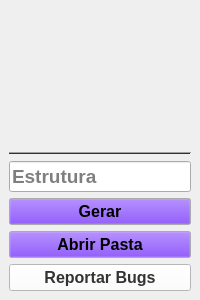
<?xml version="1.0" encoding="UTF-8"?>
<ui version="4.0">
 <class>mainWindow</class>
 <widget class="QMainWindow" name="mainWindow">
  <property name="windowModality">
   <enum>Qt::NonModal</enum>
  </property>
  <property name="enabled">
   <bool>true</bool>
  </property>
  <property name="geometry">
   <rect>
    <x>0</x>
    <y>0</y>
    <width>200</width>
    <height>300</height>
   </rect>
  </property>
  <property name="sizePolicy">
   <sizepolicy hsizetype="Preferred" vsizetype="Preferred">
    <horstretch>0</horstretch>
    <verstretch>0</verstretch>
   </sizepolicy>
  </property>
  <property name="minimumSize">
   <size>
    <width>200</width>
    <height>300</height>
   </size>
  </property>
  <property name="maximumSize">
   <size>
    <width>500</width>
    <height>238</height>
   </size>
  </property>
  <property name="palette">
   <palette>
    <active>
     <colorrole role="Button">
      <brush brushstyle="SolidPattern">
       <color alpha="255">
        <red>85</red>
        <green>0</green>
        <blue>255</blue>
       </color>
      </brush>
     </colorrole>
     <colorrole role="Light">
      <brush brushstyle="SolidPattern">
       <color alpha="255">
        <red>51</red>
        <green>51</green>
        <blue>51</blue>
       </color>
      </brush>
     </colorrole>
     <colorrole role="Highlight">
      <brush brushstyle="SolidPattern">
       <color alpha="255">
        <red>0</red>
        <green>0</green>
        <blue>0</blue>
       </color>
      </brush>
     </colorrole>
    </active>
    <inactive>
     <colorrole role="Button">
      <brush brushstyle="SolidPattern">
       <color alpha="255">
        <red>85</red>
        <green>0</green>
        <blue>255</blue>
       </color>
      </brush>
     </colorrole>
     <colorrole role="Light">
      <brush brushstyle="SolidPattern">
       <color alpha="255">
        <red>51</red>
        <green>51</green>
        <blue>51</blue>
       </color>
      </brush>
     </colorrole>
     <colorrole role="Highlight">
      <brush brushstyle="SolidPattern">
       <color alpha="255">
        <red>0</red>
        <green>0</green>
        <blue>0</blue>
       </color>
      </brush>
     </colorrole>
    </inactive>
    <disabled>
     <colorrole role="Button">
      <brush brushstyle="SolidPattern">
       <color alpha="255">
        <red>85</red>
        <green>0</green>
        <blue>255</blue>
       </color>
      </brush>
     </colorrole>
     <colorrole role="Light">
      <brush brushstyle="SolidPattern">
       <color alpha="255">
        <red>51</red>
        <green>51</green>
        <blue>51</blue>
       </color>
      </brush>
     </colorrole>
     <colorrole role="Highlight">
      <brush brushstyle="SolidPattern">
       <color alpha="255">
        <red>0</red>
        <green>120</green>
        <blue>215</blue>
       </color>
      </brush>
     </colorrole>
    </disabled>
   </palette>
  </property>
  <property name="font">
   <font>
    <family>MS UI Gothic</family>
    <pointsize>12</pointsize>
    <weight>75</weight>
    <bold>true</bold>
    <strikeout>false</strikeout>
   </font>
  </property>
  <property name="windowTitle">
   <string>Gerador de QRCode</string>
  </property>
  <property name="windowIcon">
   <iconset>
    <normaloff>../scr/qr.png</normaloff>../scr/qr.png</iconset>
  </property>
  <property name="windowOpacity">
   <double>1.000000000000000</double>
  </property>
  <property name="toolTip">
   <string>Enter</string>
  </property>
  <property name="iconSize">
   <size>
    <width>50</width>
    <height>50</height>
   </size>
  </property>
  <property name="toolButtonStyle">
   <enum>Qt::ToolButtonIconOnly</enum>
  </property>
  <widget class="QWidget" name="centralwidget">
   <layout class="QVBoxLayout" name="verticalLayout_2">
    <item>
     <widget class="QLabel" name="label">
      <property name="text">
       <string/>
      </property>
      <property name="textFormat">
       <enum>Qt::AutoText</enum>
      </property>
      <property name="pixmap">
       <pixmap>../scr/icons8-biblioteca-100.png</pixmap>
      </property>
      <property name="alignment">
       <set>Qt::AlignCenter</set>
      </property>
      <property name="wordWrap">
       <bool>false</bool>
      </property>
     </widget>
    </item>
    <item>
     <widget class="Line" name="line">
      <property name="orientation">
       <enum>Qt::Horizontal</enum>
      </property>
     </widget>
    </item>
    <item>
     <widget class="QLineEdit" name="estruturaEntry">
      <property name="font">
       <font>
        <pointsize>14</pointsize>
       </font>
      </property>
      <property name="toolTip">
       <string>Adicione um CR ou uma Estrutura Especifica</string>
      </property>
      <property name="placeholderText">
       <string>Estrutura</string>
      </property>
     </widget>
    </item>
    <item>
     <widget class="QPushButton" name="btnGerarQR">
      <property name="text">
       <string>Gerar</string>
      </property>
      <property name="icon">
       <iconset>
        <normaloff>../scr/icons8-engrenagem-100.png</normaloff>../scr/icons8-engrenagem-100.png</iconset>
      </property>
      <property name="iconSize">
       <size>
        <width>20</width>
        <height>20</height>
       </size>
      </property>
      <property name="shortcut">
       <string>Enter</string>
      </property>
     </widget>
    </item>
    <item>
     <widget class="QPushButton" name="btnAbrirPasta">
      <property name="toolTip">
       <string>Ctrl + O</string>
      </property>
      <property name="text">
       <string>Abrir Pasta</string>
      </property>
      <property name="icon">
       <iconset>
        <normaloff>../scr/icons8-pasta-100 (1).png</normaloff>../scr/icons8-pasta-100 (1).png</iconset>
      </property>
      <property name="iconSize">
       <size>
        <width>20</width>
        <height>20</height>
       </size>
      </property>
      <property name="shortcut">
       <string>Ctrl+O</string>
      </property>
     </widget>
    </item>
    <item>
     <widget class="QPushButton" name="gitBtn">
      <property name="font">
       <font>
        <family>MS UI Gothic</family>
        <pointsize>12</pointsize>
        <weight>75</weight>
        <italic>false</italic>
        <bold>true</bold>
       </font>
      </property>
      <property name="cursor">
       <cursorShape>ArrowCursor</cursorShape>
      </property>
      <property name="styleSheet">
       <string notr="true">background-color: white;
color: #333;</string>
      </property>
      <property name="text">
       <string>Reportar Bugs</string>
      </property>
      <property name="icon">
       <iconset>
        <normaloff>../scr/25231.png</normaloff>../scr/25231.png</iconset>
      </property>
      <property name="iconSize">
       <size>
        <width>20</width>
        <height>20</height>
       </size>
      </property>
     </widget>
    </item>
   </layout>
  </widget>
 </widget>
 <resources/>
 <connections/>
</ui>
